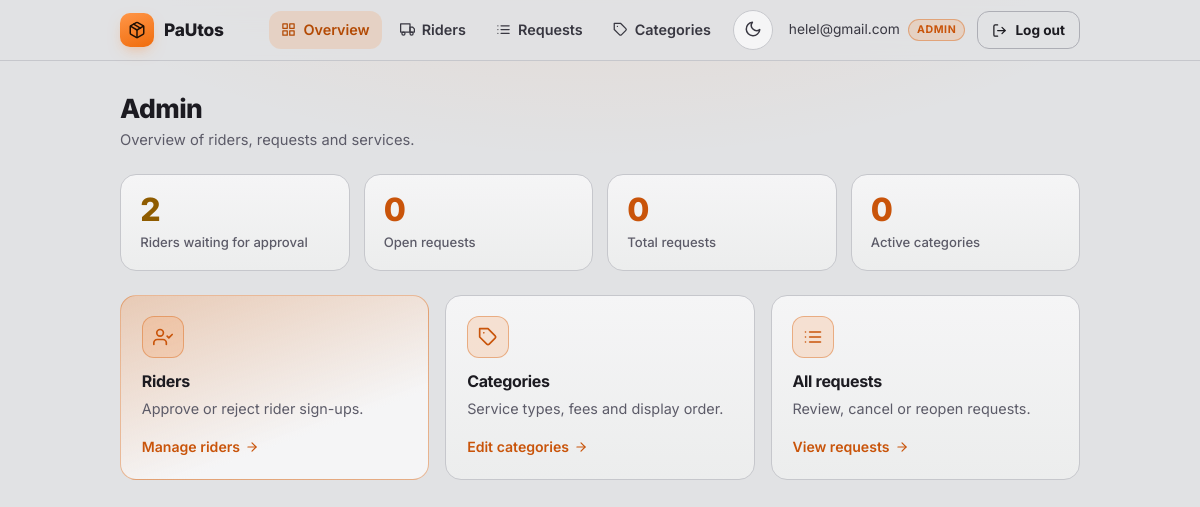
Page /admin/ (signed in) on the committed database.
### app/models.py (models this page shows, shortened)
class User(UserMixin, db.Model):
    __tablename__ = "user"
    id = db.Column("user_id", db.Integer, primary_key=True)
    email = db.Column(db.String(255), unique=True, nullable=False)
    password_hash = db.Column(db.String(255), nullable=False)
    role = db.Column(db.String(20), nullable=False, index=True)
    created_at = db.Column(db.DateTime(timezone=True), default=utcnow, nullable=False)
    is_active = db.Column(db.Boolean, nullable=False, default=True)  # EXTENSION: lets an admin disable an account
    customer_profile = db.relationship(
        "CustomerProfile", back_populates="user", uselist=False, cascade="all, delete-orphan"
    )
    rider_profile = db.relationship(
        "RiderProfile", back_populates="user", uselist=False, cascade="all, delete-orphan"
    )
    @property
    def profile(self):
        return self.customer_profile or self.rider_profile
    @property
    def full_name(self):
        return self.profile.full_name if self.profile else self.email

### app/admin/routes.py (the view)
@bp.route("/")
@role_required(ROLE_ADMIN)
def dashboard():
    stats = {
        "pending_riders": RiderProfile.query.filter_by(verification_status=VERIFICATION_PENDING).count(),
        "total_requests": ServiceRequest.query.count(),
        "open_requests": ServiceRequest.query.filter(ServiceRequest.status.in_(OPEN_STATUSES)).count(),
        "categories": ServiceCategory.query.filter_by(is_active=True).count(),
    }
    return render_template("admin/dashboard.html", stats=stats)

### app/models.py (called while the page is built)
@login_manager.user_loader
def load_user(user_id):
    return db.session.get(User, int(user_id))

### app/utils.py (called while the page is built)
def role_required(role):
    def decorator(view):
        @wraps(view)
        def wrapped(*args, **kwargs):
            if not current_user.is_authenticated:
                return current_app.login_manager.unauthorized()
            if current_user.role != role:
                abort(403)
            return view(*args, **kwargs)
        return wrapped
    return decorator

### app/templates/admin/dashboard.html (shortened to what this page needs)
{% extends "base.html" %}
{% from "_ui.html" import icon %}
{% block content %}
<div class="page-head">
  <div>
    <h1>Admin</h1>
    <p class="muted">Overview of riders, requests and services.</p>
  </div>
</div>
<section class="stats">
  <a class="stat{% if stats.pending_riders %} alert{% endif %}" href="{{ url_for('admin.riders') }}"><strong>{{ stats.pending_riders }}</strong><span>Riders waiting for approval</span></a>
  <a class="stat" href="{{ url_for('admin.requests_overview') }}"><strong>{{ stats.open_requests }}</strong><span>Open requests</span></a>
  <a class="stat" href="{{ url_for('admin.requests_overview') }}"><strong>{{ stats.total_requests }}</strong><span>Total requests</span></a>
  <a class="stat" href="{{ url_for('admin.categories') }}"><strong>{{ stats.categories }}</strong><span>Active categories</span></a>
</section>
<section class="tiles">
  <a class="tile featured" href="{{ url_for('admin.riders') }}">
    <span class="tile-ico">{{ icon('user-check', 20) }}</span>
    <h3>Riders</h3>
    <p class="muted">Approve or reject rider sign-ups.</p>
    <span class="tile-link">Manage riders {{ icon('arrow-right', 14) }}</span>
  </a>
  <a class="tile" href="{{ url_for('admin.categories') }}">
    <span class="tile-ico">{{ icon('tag', 20) }}</span>
    <h3>Categories</h3>
    <p class="muted">Service types, fees and display order.</p>
    <span class="tile-link">Edit categories {{ icon('arrow-right', 14) }}</span>
  </a>
  <a class="tile" href="{{ url_for('admin.requests_overview') }}">
    <span class="tile-ico">{{ icon('list', 20) }}</span>
    <h3>All requests</h3>
    <p class="muted">Review, cancel or reopen requests.</p>
    <span class="tile-link">View requests {{ icon('arrow-right', 14) }}</span>
  </a>
</section>
{% endblock %}

### app/templates/base.html (shortened to what this page needs)
{% from "_ui.html" import icon, initials -%}
<!doctype html>
<html lang="en">
<head>
  <link rel="stylesheet" href="{{ url_for('static', filename='css/style.css') }}">
</head>
{% set ep = request.endpoint or '' %}
{% set role = current_user.role if current_user.is_authenticated else None %}
{% if role == 'customer' %}
  {% set items = [
    ('Home', 'home', 'main.customer_dashboard', ('main.customer_dashboard',)),
    ('New', 'plus', 'customer.new_request', ('customer.new_request',)),
    ('Requests', 'list', 'customer.request_list', ('customer.request_list', 'customer.request_detail')),
    ('Profile', 'user', 'profile.edit_profile', ('profile.',)),
  ] %}
{% elif role == 'rider' %}
  {% set items = [
    ('Home', 'home', 'main.rider_dashboard', ('main.rider_dashboard',)),
    ('Available', 'inbox', 'rider.available_requests', ('rider.available_requests',)),
    ('My jobs', 'briefcase', 'rider.my_jobs', ('rider.my_jobs', 'rider.job_detail')),
    ('Profile', 'user', 'profile.edit_profile', ('profile.',)),
  ] %}
{% elif role == 'admin' %}
  {% set items = [
    ('Overview', 'grid', 'admin.dashboard', ('admin.dashboard',)),
    ('Riders', 'truck', 'admin.riders', ('admin.riders',)),
    ('Requests', 'list', 'admin.requests_overview', ('admin.requests_overview', 'admin.request_detail')),
    ('Categories', 'tag', 'admin.categories', ('admin.categories', 'admin.new_category', 'admin.edit_category')),
  ] %}
{% else %}
  {% set items = [] %}
{% endif %}
<body class="{% if items %}has-tabbar{% endif %}">
  <header class="nav">
    <div class="nav-inner">
      <a class="brand" href="{{ url_for('main.index') }}">
        <span class="brand-mark">{{ icon('package', 18) }}</span>
        <span class="brand-name">PaUtos</span>
      </a>
      {% if current_user.is_authenticated %}
      <nav class="nav-links" aria-label="Main">
        {% for label, ic, endpoint, pfx in items %}
          <a class="nav-link{% if ep.startswith(pfx) %} active{% endif %}" href="{{ url_for(endpoint) }}">{{ icon(ic, 15) }}<span>{{ label }}</span></a>
        {% endfor %}
        <button type="button" class="icon-btn theme-toggle" aria-label="Switch to light mode" title="Switch theme"><span class="t-sun">{{ icon('sun', 18) }}</span><span class="t-moon">{{ icon('moon', 18) }}</span></button>
        <span class="who" title="{{ current_user.full_name }}">
          <span class="who-name">{{ current_user.full_name }}</span>
          <span class="pill">{{ current_user.role }}</span>
        </span>
        <form method="post" action="{{ url_for('auth.logout') }}" class="inline">
          <button type="submit" class="btn btn-ghost btn-sm">{{ icon('log-out', 15) }} Log out</button>
        </form>
      </nav>
      {% endif %}
    </div>
  </header>
  <main class="container">
    {% block content %}{% endblock %}
  </main>
</body>
</html>

### rows in the picture
User: is_active True (drawn), full_name "helel@gmail.com", role "ADMIN"

### other values in the picture
{{ label }} "Overview" "Riders" "Requests" "Categories"
{{ stats.pending_riders }} "2"
{{ stats.open_requests }} "0"
{{ stats.total_requests }} "0"
{{ stats.categories }} "0"
